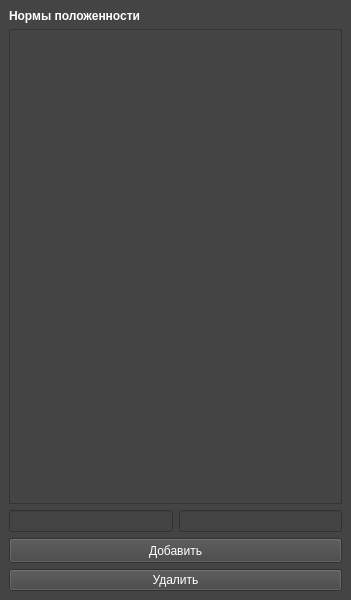
<?xml version="1.0" encoding="UTF-8"?>
<ui version="4.0">
 <class>MainWindow</class>
 <widget class="QMainWindow" name="MainWindow">
  <property name="geometry">
   <rect>
    <x>0</x>
    <y>0</y>
    <width>351</width>
    <height>600</height>
   </rect>
  </property>
  <property name="windowTitle">
   <string>MainWindow</string>
  </property>
  <property name="styleSheet">
   <string notr="true">background-color: #444444;
color: white;
</string>
  </property>
  <widget class="QWidget" name="centralwidget">
   <property name="styleSheet">
    <string notr="true">.QTableCornerButton::section{background-color: rgba(143, 144, 146, 100);}</string>
   </property>
   <layout class="QVBoxLayout" name="verticalLayout" stretch="0,9,0,0,0">
    <item>
     <widget class="QLabel" name="label_4">
      <property name="font">
       <font>
        <weight>75</weight>
        <bold>true</bold>
       </font>
      </property>
      <property name="text">
       <string>Нормы положенности</string>
      </property>
     </widget>
    </item>
    <item>
     <widget class="QTableWidget" name="tableNorm">
      <property name="enabled">
       <bool>true</bool>
      </property>
      <property name="styleSheet">
       <string notr="true">.QTableCornerButton::section{background-color: rgba(143, 144, 146, 100);}</string>
      </property>
     </widget>
    </item>
    <item>
     <layout class="QHBoxLayout" name="horizontalLayout">
      <item>
       <widget class="QLineEdit" name="textEdit"/>
      </item>
      <item>
       <widget class="QLineEdit" name="textEdit_2"/>
      </item>
     </layout>
    </item>
    <item>
     <widget class="QPushButton" name="pushButton">
      <property name="minimumSize">
       <size>
        <width>0</width>
        <height>25</height>
       </size>
      </property>
      <property name="text">
       <string>Добавить</string>
      </property>
     </widget>
    </item>
    <item>
     <widget class="QPushButton" name="pushButton_2">
      <property name="text">
       <string>Удалить</string>
      </property>
     </widget>
    </item>
   </layout>
  </widget>
 </widget>
 <resources/>
 <connections/>
</ui>
